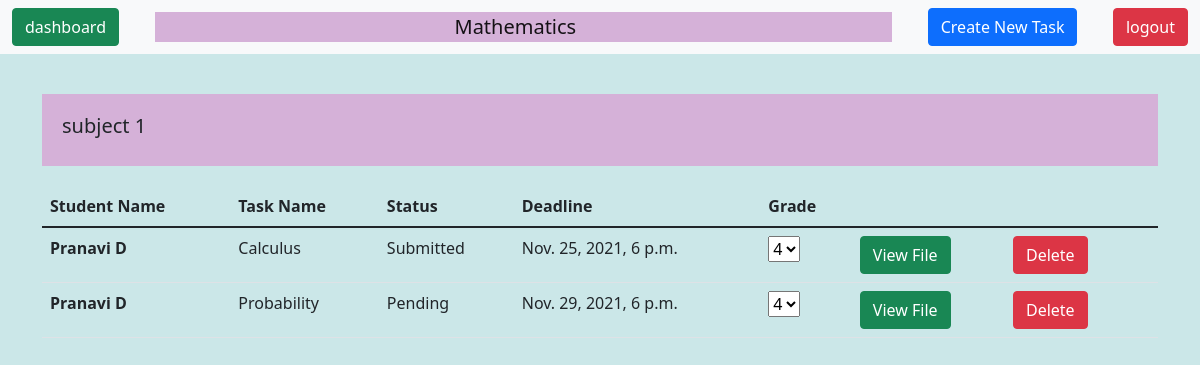
The page /admintasks/1 on the database as committed earlier.
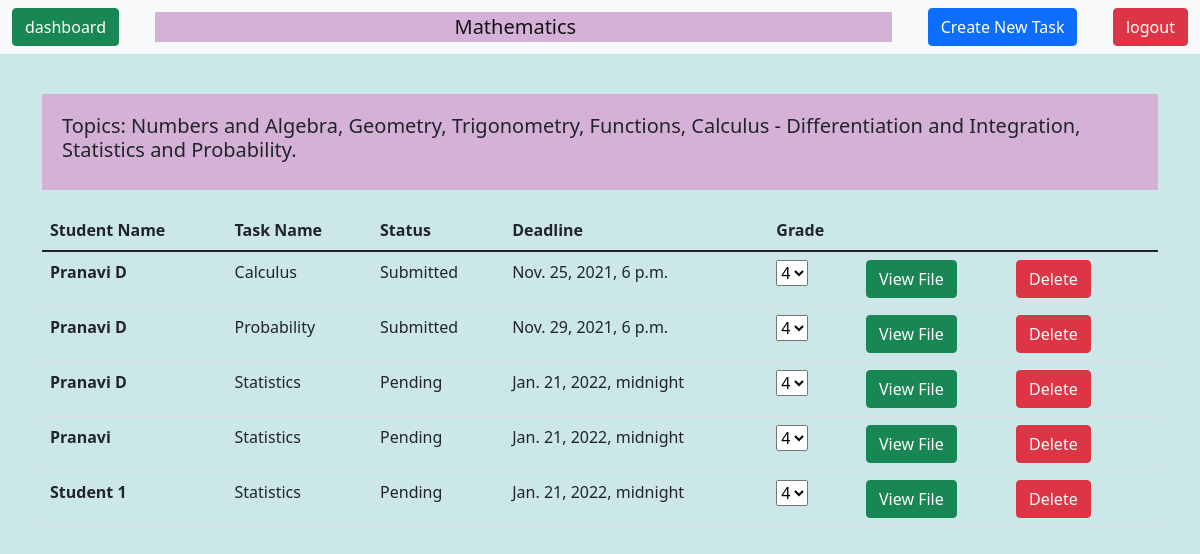
The same page on the database as committed later.
### csia_app/models.py (models this page shows, shortened)
class Subject(models.Model):
    name = models.CharField(max_length=15)
    description = models.TextField()

class Task(models.Model):
     name = models.CharField(max_length=100)
     description = models.TextField()
     deadline = models.DateTimeField()
     status = models.ForeignKey(TaskStatus, on_delete=models.CASCADE)
     student = models.ForeignKey(Student, on_delete=models.CASCADE)
     subject = models.ForeignKey(Subject, on_delete=models.CASCADE)
     file = models.FileField(upload_to= "static/", null=True, blank=True)
     grade = models.IntegerField(null=True)

class Student(models.Model):
     user = models.OneToOneField(User, on_delete=models.CASCADE)
     name = models.CharField(max_length=20)
     username = models.CharField(max_length=20)
     email = models.EmailField

class TaskStatus(models.Model):
    status = models.CharField(max_length=10)
    def __str__(self):
        return f"{self.status}"

### csia_app/views.py (the view)
# urls.py: path('admintasks/<int:subject_id>', admintasksview, name = "admintasks"),
def admintasksview(request, subject_id):
    subject = get_object_or_404(Subject, pk=subject_id)
    tasks = Task.objects.filter(subject=subject)
    context = {
        "subject": subject, "tasks": tasks
    }
    return render(request, "admintasks.html", context)

### csia_app/templates/admintasks.html (shortened to what this page needs)
{% extends 'base.html' %}
{% block content %}
<nav class="navbar navbar-light bg-light">
  <div class="container-fluid">
       <a class="btn btn-success" href="/user/homepage/">dashboard</a>
      <div style="background-color:#D5B1D8">
          <a class="navbar-brand" style = " margin-left: 300px; padding-right: 300px;">{{subject.name}}</a>
      </div>
    <button type="button" class="btn btn-primary" data-bs-toggle="modal" data-bs-target="#admintaskmodal">
      Create New Task
    </button>
    <a class="btn btn-danger" href="/userlogout/">logout</a>
  </div>
</nav>
<div style = "background-color: #CBE7E8;height: 100vh; padding-top: 40px; " >
    <div class = "container">
        <div style="background-color: #D5B1D8; padding: 20px; margin-bottom: 20px;">
            <h5>
                {{subject.description}}
            </h5>
        </div>
         <table class="table">
          <thead>
            <tr>
              <th scope="col">Student Name</th>
              <th scope="col">Task Name</th>
              <th scope="col">Status</th>
              <th scope="col">Deadline</th>
              <th scope="col">Grade</th>
            </tr>
          </thead>
          <tbody>
              {% for task in tasks %}
               <tr>
                  <th scope="row">
      {{task.student.name}}
    </th>
                   <td>{{task.name}}</td>
                  <td>{{task.status}}</td>
                  <td>{{task.deadline}}</td>
                       <td>
                   <select name="grade" id="select-{{task.id}}">
                       <option value="4" selected> 4 </option>
                      </select>
                       </td>
                  <td> <a class = "btn btn-success" href="/media/{{task.file}}" target="_blank">
                      View File
                  </a>
                  </td>
                  <td>
                     <form id="form-delete-{{task.id}}" action="{%url 'deletetask' task.id %}" method="post">
                         <button type="submit" class="btn btn-danger"> Delete </button>
                     </form>
                  </td>
                   <td>
                   </td>
                </tr>
              {% endfor %}
          </tbody>
        </table>
    </div>
</div>
{% endblock%}

### csia_app/templates/base.html (shortened to what this page needs)
<!DOCTYPE html>
<html>
<head>
  <link rel="stylesheet" href="https://cdn.jsdelivr.net/npm/bootstrap@5.1.3/dist/css/bootstrap.min.css">
</head>
<body>
{% block content %}
{% endblock %}
</body>
</html>

Rows that differ between the two databases and show on the page:
changed Subject "Mathematics": description "subject 1" → "Topics: Numbers and Algebra, Geometry, Trigonometry, Functions, Calculus - Differentiation and Integration, Statistics and Probability."
changed Task "Probability": status "Pending" → "Submitted"
added Task: student.name "Pranavi D", name "Statistics", status "Pending", deadline "Jan. 21, 2022, midnight", grade "4"
added Task: student.name "Pranavi", name "Statistics", status "Pending", deadline "Jan. 21, 2022, midnight", grade "4"
added Task: student.name "Student 1", name "Statistics", status "Pending", deadline "Jan. 21, 2022, midnight", grade "4"
